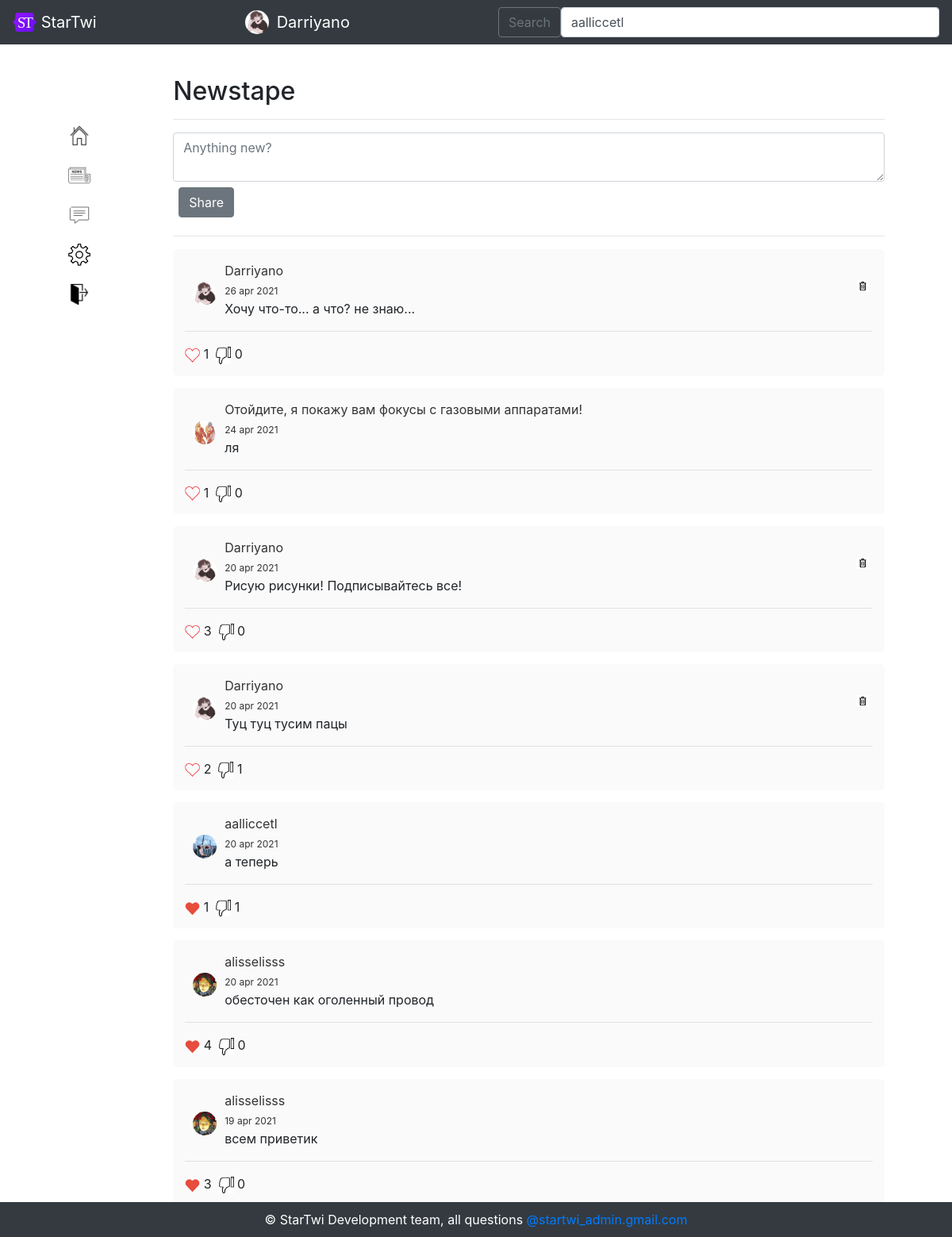
Page /newstape (signed in) on the committed database.
### data/users.py (models this page shows, shortened)
class User(SqlAlchemyBase, UserMixin):
    __tablename__ = 'users'
    id = sqlalchemy.Column(sqlalchemy.Integer, primary_key=True, autoincrement=True)
    username = sqlalchemy.Column(sqlalchemy.String, unique=True, nullable=True)
    year_of_birth = sqlalchemy.Column(sqlalchemy.Integer, nullable=True)
    month_of_birth = sqlalchemy.Column(sqlalchemy.Integer, nullable=True)
    day_of_birth = sqlalchemy.Column(sqlalchemy.Integer, nullable=True)
    country = sqlalchemy.Column(sqlalchemy.String, nullable=True)
    email = sqlalchemy.Column(sqlalchemy.String, unique=True, nullable=True)
    hashed_password = sqlalchemy.Column(sqlalchemy.String, nullable=True)
    modified_date = sqlalchemy.Column(sqlalchemy.DateTime, default=datetime.datetime.now())
    photo = sqlalchemy.Column(sqlalchemy.String, unique=True, nullable=True)
    about_me = sqlalchemy.Column(sqlalchemy.String, unique=True, nullable=True)
    followers = sqlalchemy.Column(sqlalchemy.String, nullable=True, default=' ')
    following = sqlalchemy.Column(sqlalchemy.String, nullable=True, default=' ')
    restrict = sqlalchemy.Column(sqlalchemy.Boolean, nullable=True, default=False)
    blacklist = sqlalchemy.Column(sqlalchemy.String, nullable=True, default=' ')

### data/news.py (models this page shows)
class News(SqlAlchemyBase):
    __tablename__ = 'news'
    id = sqlalchemy.Column(sqlalchemy.Integer, primary_key=True, autoincrement=True)
    user_id = sqlalchemy.Column(sqlalchemy.Integer, sqlalchemy.ForeignKey("users.id"))
    news_text = sqlalchemy.Column(sqlalchemy.String, nullable=True)
    creation_time = sqlalchemy.Column(sqlalchemy.DateTime, default=datetime.datetime.now())
    likes = sqlalchemy.Column(sqlalchemy.String, nullable=True, default=' ')
    dislikes = sqlalchemy.Column(sqlalchemy.String, nullable=True, default=' ')

### main.py (the view)
@app.route('/newstape', methods=['GET', 'POST'])
@login_required
def newstape():
    db_sess = db_session.create_session()
    newslist = []
    for news in db_sess.query(News).all():
        if str(news.user_id) in current_user.following.split(', ') or \
                news.user_id == current_user.id:
            newslist += [news]
    return render_template('newstape.html', title='News',
                           url_for=url_for, user_class=User, userlist=get_userlist(),
                           css_file=url_for('static', filename='css/style.css'),
                           newslist=newslist[::-1],
                           str=str, db_sess_query_user=db_sess.query(User), datetime=datetime
                           )

### data/db_session.py (called while the page is built)
def create_session() -> Session:
    global __factory
    return __factory()

### main.py (called while the page is built)
@login_manager.user_loader
def load_user(user_id):
    db_sess = db_session.create_session()
    return db_sess.query(User).get(user_id)

def get_userlist():
    return sorted(db_session.create_session().query(User).filter(User.username != current_user.username),
                  key=lambda x: [0 if str(x.id) in current_user.following.split(', ') else 1,
                                 - len(list(set(current_user.following.split(', ')) & set(
                                     x.following.split(', ')))),
                                 - len(list(set(current_user.followers.split(', ')) & set(
                                     x.followers.split(', ')))),
                                 x.username])

### templates/newstape.html
{% extends "base_logged_in.html" %}
{% block content %}
    <div class="block">
        <h2>Newstape</h2><hr>
        <form action="/add_news/newstape" method="post">
            <textarea name="text" class="form-control" placeholder="Anything new?"></textarea>
            <input type="submit" class="btn btn-secondary" style="margin: 7px;" value="Share">
        </form><hr>
    {% if newslist | length != 0 %}
        {% for news in newslist %}
            {% set user = db_sess_query_user.filter(user_class.id == news.user_id).first() %}
            <div class="news">
                <a href="/account/{{ user.username }}" style="text-decoration: none;color: #333333">
                    <img src="{{ url_for('static', filename='img/' + user.photo) }}" class="icon" style="height: 30px; width: 30px;margin: 0px; margin-right: 10px; margin-top:3%;margin-left:10px;">
                    {{ user.username }}<br>
                    {% set month = ['jan', 'feb', 'mar', 'apr', 'may', 'jun', 'jul', 'aug', 'sep', 'oct', 'nov', 'dec'] %}
                    <span style="font-size:12px;">{{ news.creation_time.day }} {{ month[news.creation_time.month - 1] }} {{ news.creation_time.year }}</span>
                </a>
                {% if user.id == current_user.id %}
                    <a href="/delete_news/{{ news.id }}/newstape"><img src="{{ url_for('static', filename='img/delete-icon.jpg') }}" width="15" style="float:right; margin-right: 5px;"></a>
                {% endif %}
                <br>
                <p>{{ news.news_text }}</p><hr>
                {% if str(current_user.id) not in news.likes.split(', ') %}
                    <a href="/like/{{ news.id }}/newstape"><img src="{{ url_for('static', filename='img/no_like.png') }}" style="width: 19px;"></a>
                {% else %}
                    <a href="/like/{{ news.id }}/newstape"><img src="{{ url_for('static', filename='img/like.png') }}" style="width: 19px;"></a>
                {% endif %}
                {{ news.likes.split(', ') | length - 1 }}&nbsp;
                {% if str(current_user.id) not in news.dislikes.split(', ') %}
                    <a href="/dislike/{{ news.id }}/newstape"><img src="{{ url_for('static', filename='img/no-dislike.png') }}" style="width: 19px;"></a>
                {% else %}
                    <a href="/dislike/{{ news.id }}/newstape"><img src="{{ url_for('static', filename='img/ddislike.jpg') }}" style="width: 19px;"></a>
                {% endif %}
                {{ news.dislikes.split(', ') | length - 1 }}
            </div>
        {% endfor %}
    {% else %}
        <div class="news">
            <p style="color: #828282" align="center">Your news feed is still empty</p>
            <img src="{{ url_for('static', filename='img/no_news.png') }}"
                 style="width: 100px;margin-top: 30px;margin-left: 40%;" align="center">
        </div>
    {% endif %}
    </div>
{% endblock %}

### templates/base_logged_in.html (shortened to what this page needs)
<!DOCTYPE html>
<html lang="en">
<head>
    <link rel="stylesheet"
          href="https://stackpath.bootstrapcdn.com/bootstrap/4.4.1/css/bootstrap.min.css"
>
    <link href="http://rawgithub.com/indrimuska/jquery-editable-select/master/dist/jquery-editable-select.min.css" rel="stylesheet">
    <link rel="stylesheet" type="text/css" href={{ css_file }}>
</head>
<body>
    <header>
        <nav class="navbar navbar-dark bg-dark">
            <a class="navbar-brand" href="#">
                <img src="/static/img/startwi-logo.svg" alt="" width="30" height="24" class="d-inline-block align-text-top">
                StarTwi
            </a>
            <a href="/account/{{ current_user.username }}" style="text-decoration: none;" class="navbar-brand">
                <img src="{{ url_for('static', filename='img/' + current_user.photo) }}" alt="" width="30" height="30" class="icon" style="margin: 0px; margin-right: 10px;">
                {{ current_user.username }}</a>
            <form class="d-flex" method="post" id="sample_form" name="sample_form">
                <button class="btn btn-outline-secondary" type="submit" name="Save" id="save">Search</button>
                <select name="users" id="users" class="form-control me-2" type="search" placeholder="Search" aria-label="Search">
                    {% for found_user in userlist %}
                        {% if found_user %}
                            <option>{{ found_user.username }}</option>
                        {% endif %}
                    {% endfor %}
               </select>
      </form>
    </nav>
    </header>
    <main role="main" class="container">
        <div style="float:left;">
            <ul style="list-style-type: none;">
                <li><a href="/account/{{ current_user.username }}"><img src="{{ url_for('static', filename='img/home_icon.png') }}" style="width:30px; margin-top:60px;"></a></li>
                <li><a href="/newstape"><img src="{{ url_for('static', filename='img/news_icon.png') }}" style="width:30px; margin-top:20px;"></a></li>
                <li><a href="/chats"><img src="{{ url_for('static', filename='img/messenger_icon.png') }}" style="width:30px; margin-top:20px;"></a></li>
                <li><a href="/account_settings/{{ current_user.username }}"><img src="{{ url_for('static', filename='img/settings.png') }}" style="width:30px; margin-top:20px;"></a></li>
                <li><a href="/logout"><img src="{{ url_for('static', filename='img/exit-icon.png') }}" style="width:30px; margin-top:20px;"></a></li>
            </ul>
        </div>
        <div style="margin-left: 12%">
            {% block content %}{% endblock %}
        </div>
          <div class="footer">
      &copy; StarTwi Development team, all questions <a href="mailto:dashastepanova1901@mail.ru">@startwi_admin.gmail.com</a>
  </div>
    </main>
</body>
</html>

### static/css/style.css (style rules this page uses)
.block { margin: 40px; }
.icon { width: 30px; border-radius: 30px; float: left; margin: 20px; font-size: 27px; }
.news a { color: #081e45; }
.news { background-color: #fafafa; border-radius: 5px; padding: 15px; margin-bottom: 15px; }

### templates/base_logged_in.html (style rules this page uses)
.footer { position: fixed; left: 0; bottom: 0; padding: 10px; background: #343a40; color: #ffffff; width: 100%; text-align: center; }

### rows in the picture
User: photo (picture), username "Darriyano"
News: photo (picture), creation_time.day "26", creation_time "apr", creation_time.year "2021", news_text "Хочу что-то... а что? не знаю...", likes.split|length "1", dislikes.split|length "0"
News: photo (picture), creation_time.day "24", creation_time "apr", creation_time.year "2021", news_text "ля", likes.split|length "1", dislikes.split|length "0"
User: username "Отойдите, я покажу вам фокусы с газовыми аппаратами!"
News: photo (picture), creation_time.day "20", creation_time "apr", creation_time.year "2021", news_text "Рисую рисунки! Подписывайтесь все!", likes.split|length "3", dislikes.split|length "0"
News: photo (picture), creation_time.day "20", creation_time "apr", creation_time.year "2021", news_text "Туц туц тусим пацы", likes.split|length "2", dislikes.split|length "1"
News: photo (picture), creation_time.day "20", creation_time "apr", creation_time.year "2021", news_text "а теперь", likes.split|length "1", dislikes.split|length "1"
User: username "aalliccetl"
News: photo (picture), creation_time.day "20", creation_time "apr", creation_time.year "2021", news_text "обесточен как оголенный провод", likes.split|length "4", dislikes.split|length "0"
User: username "alisselisss"
News: photo (picture), creation_time.day "19", creation_time "apr", creation_time.year "2021", news_text "всем приветик", likes.split|length "3", dislikes.split|length "0"

### other values in the picture
form field users "aalliccetl"
